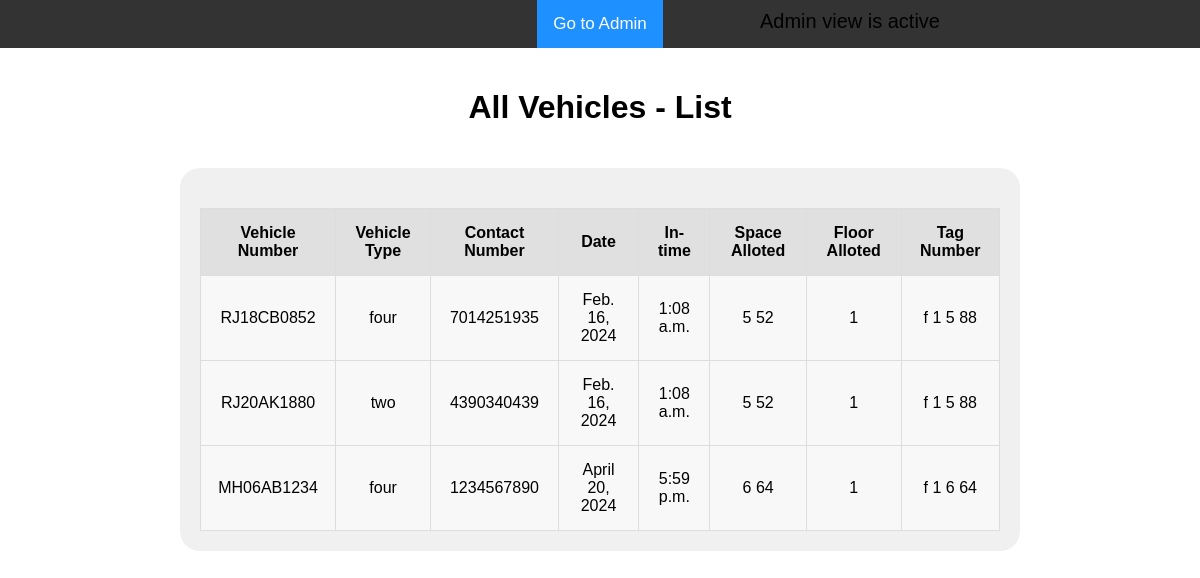
The app's page /printvehicles/ with its own data.
### parking/models.py (models this page shows, shortened)
class Vehicleentry(models.Model):
    VEHICLE_CHOICE = [
        ('two', 'Two Wheeler'),
        ('three', 'Three Wheeler'),
        ('four', 'Four Wheeler'),
    ]
    vnumber = models.CharField(max_length=10)
    vtype = models.CharField(max_length=10, choices=VEHICLE_CHOICE, default='two')
    contactno = models.CharField(max_length=10, default="")
    date = models.DateField(null=True, blank=True)
    intime = models.TimeField(null=True, blank=True)
    spacealloted = models.CharField(max_length=10)
    flooralloted = models.CharField(max_length=10)
    tagno = models.CharField(max_length=10)
    entry_time = models.DateTimeField(auto_now_add=True)  # Added entry_time attribute

### parking/views.py (the view)
# urls.py: path('printvehicles/', views.printvehicles, name='printvehicles'),
def printvehicles(request):
    obj = Vehicleentry.objects.filter().all()
    return render(request, 'printvehicles.html', {'obj': obj})

### parking/templates/printvehicles.html (shortened to what this page needs)
<!DOCTYPE html>
<html lang="en">
<head>
</head>
<body>
<div class="topnav">
    <a class="active" href="/adminpage/">Go to Admin</a>
    <div class="toplg">Admin view is active</div>
</div>
<div class="bg-heading">
    <h1>All Vehicles - List</h1>
</div>
<div class="bg-text">
    {% if obj %}
        <table>
            <tr>
                <th>Vehicle Number</th>
                <th>Vehicle Type</th>
                <th>Contact Number</th>
                <th>Date</th>
                <th>In-time</th>
                <th>Space Alloted</th>
                <th>Floor Alloted</th>
                <th>Tag Number</th>
            </tr>
            {% for k in obj %}
                <tr>
                    <td>{{ k.vnumber }}</td>
                    <td>{{ k.vtype }}</td>
                    <td>{{ k.contactno }}</td>
                    <td>{{ k.date }}</td>
                    <td>{{ k.intime }}</td>
                    <td>{{ k.spacealloted }}</td>
                    <td>{{ k.flooralloted }}</td>
                    <td>{{ k.tagno }}</td>
                </tr>
            {% endfor %}
        </table>
    {% endif %}
</div>
</body>
</html>

### parking/templates/printvehicles.html (style rules this page uses)
body, html { height: 100%; margin: 0; font-family: Arial, Helvetica, sans-serif; }
.bg-heading { font-family: Arial, sans-serif; text-align: center; padding: 20px; }
.bg-text { border-radius: 20px; background-color: #f0f0f0; font-family: Arial, sans-serif; color: black; padding: 20px; text-align: center; margin: auto; max-width: 800px; }
.topnav { overflow: hidden; background-color: #333; text-align: center; }
.topnav a { color: #f2f2f2; text-decoration: none; padding: 14px 16px; font-size: 17px; display: inline-block; }
.topnav a.active { background-color: #1E90FF; color: white; }
.toplg { position: absolute; top: 10px; right: 260px; font-size: 20px; }
table { width: 100%; border-collapse: collapse; margin-top: 20px; }
th, td { padding: 15px; background-color: #f8f8f8; border: 1px solid #ddd; color: #000; }
th { background-color: #e0e0e0; }

### records on screen
Vehicleentry: vnumber "RJ18CB0852", vtype "four", contactno "7014251935", date "Feb. 16, 2024", intime "1:08 a.m.", spacealloted "5 52", flooralloted "1", tagno "f 1 5 88"
Vehicleentry: vnumber "RJ20AK1880", vtype "two", contactno "4390340439", date "Feb. 16, 2024", intime "1:08 a.m.", spacealloted "5 52", flooralloted "1", tagno "f 1 5 88"
Vehicleentry: vnumber "MH06AB1234", vtype "four", contactno "1234567890", date "April 20, 2024", intime "5:59 p.m.", spacealloted "6 64", flooralloted "1", tagno "f 1 6 64"
